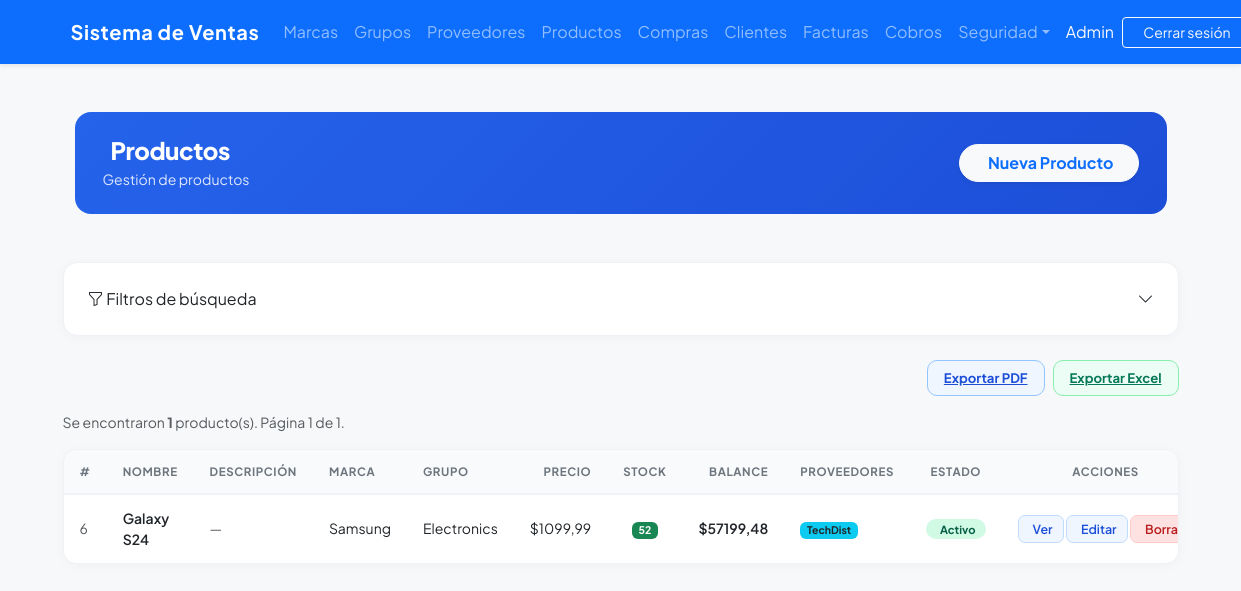
The page /products/ (signed in) on the database as committed earlier.
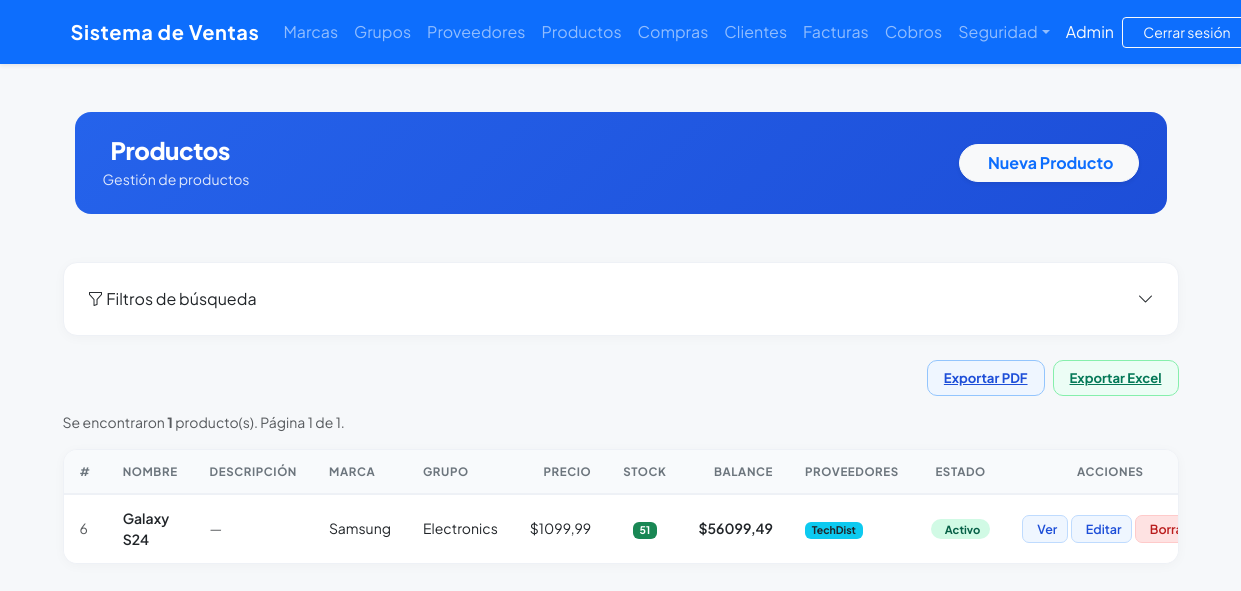
The same page on the database as committed later.
### billing/models.py (models this page shows, shortened)
class Product(models.Model):
    name = models.CharField(max_length=200, verbose_name='Nombre del Producto')
    description = models.TextField(blank=True, null=True, verbose_name = 'Descripción')
    brand = models.ForeignKey(Brand, on_delete=models.PROTECT, related_name='productos', verbose_name = 'Marca')
    group = models.ForeignKey(ProductGroup, on_delete=models.PROTECT, related_name='Grupos', verbose_name = 'Grupo')
    suppliers = models.ManyToManyField(Supplier, related_name='products', blank=True, verbose_name = 'Proveedores')
    unit_price = models.DecimalField(max_digits=12, decimal_places=2, verbose_name = 'Precio Unitario')
    stock = models.IntegerField(default=0, verbose_name = 'Stock')
    is_active = models.BooleanField(default=True, verbose_name = 'Activo')
    image = models.ImageField(upload_to='products/', blank=True, null=True, verbose_name='Imagen')
    created_at = models.DateTimeField(auto_now_add=True, verbose_name = 'Creado el')
    updated_at = models.DateTimeField(auto_now=True, verbose_name = 'Actualizado el')
    class Meta:
        verbose_name = 'Producto'
        verbose_name_plural = 'Productos'
        ordering = ['name']
    @property
    def balance(self):
        return self.unit_price * self.stock

class Brand(models.Model):
    name = models.CharField(max_length=100, unique=True, verbose_name='Nombre de la Marca')
    description = models.TextField(blank=True, null=True, verbose_name = 'Descripción')
    is_active = models.BooleanField(default=True, verbose_name = 'Activo')
    created_at = models.DateTimeField(auto_now_add=True, verbose_name = 'Creado el')
    updated_at = models.DateTimeField(auto_now=True, verbose_name = 'Actualizado el')
    class Meta:
        verbose_name = 'Marca'
        verbose_name_plural = 'Marcas'
        ordering = ['name']

class ProductGroup(models.Model):
    name = models.CharField(max_length=100, unique=True, verbose_name='Nombre del Grupo')
    is_active = models.BooleanField(default=True, verbose_name = 'Activo')
    created_at = models.DateTimeField(auto_now_add=True, verbose_name = 'Creado el')
    updated_at = models.DateTimeField(auto_now=True, verbose_name = 'Actualizado el')
    class Meta:
        verbose_name = 'Grupo de Productos'
        verbose_name_plural = 'Grupos de Productos'
        ordering = ['name']

### billing/views.py (the view, shortened to what this page needs)
# urls.py: path('products/', views.ProductListView.as_view(), name='product_list'),
class ProductListView(LoginRequiredMixin,GroupRequiredMixin, ExportMixin, ListView):
    group_required = ['Administrador', 'Analista de Compras']
    export_filename = 'productos'
    export_fields = [
        ('id', 'ID'),
        ('name', 'Nombre del Producto'),
        ('description', 'Descripción'),
        ('brand.name', 'Marca'),
        ('group.name', 'Grupo'),
        ('unit_price', 'Precio'),
        ('stock', 'Stock'),
        ('balance', 'Balance'),
        ('suppliers', 'Proveedores'),
        ('is_active', 'Estado')
    ]
    """
    Lista de productos con filtros individuales por campo y pagineo.

    Filtros disponibles (GET params):
      - name          : texto libre → icontains sobre name
      - description   : texto libre → icontains sobre description
      - brand         : id (int)    → FK exacta
      - group         : id (int)    → FK exacta
      - supplier      : id (int)    → M2M exacta
      - price_min     : decimal     → unit_price >=
      - price_max     : decimal     → unit_price <=
      - stock_min     : int         → stock >=
      - stock_max     : int         → stock <=
      - is_active     : 'true'/'false'/''/None → BooleanField
    """
    model = Product
    template_name = 'billing/product_list.html'
    context_object_name = 'items'
    paginate_by = 10
    def get_queryset(self):
        qs = (
            Product.objects
            .select_related('brand', 'group')
            .prefetch_related('suppliers')
        )
        p = self.request.GET
        if p.get('name'):
            qs = qs.filter(name__icontains=p['name'])
        if p.get('description'):
            qs = qs.filter(description__icontains=p['description'])
        if p.get('brand'):
            qs = qs.filter(brand_id=p['brand'])
        if p.get('group'):
            qs = qs.filter(group_id=p['group'])
        if p.get('supplier'):
            qs = qs.filter(suppliers__id=p['supplier'])
        if p.get('price_min'):
            try:
                qs = qs.filter(unit_price__gte=Decimal(p['price_min']))
            except Exception:
                pass
        if p.get('price_max'):
            try:
                qs = qs.filter(unit_price__lte=Decimal(p['price_max']))
            except Exception:
                pass
        if p.get('stock_min'):
            try:
                qs = qs.filter(stock__gte=int(p['stock_min']))
            except Exception:
                pass
        if p.get('stock_max'):
            try:
                qs = qs.filter(stock__lte=int(p['stock_max']))
            except Exception:
                pass
        is_active = p.get('is_active', '')
        if is_active == 'true':
            qs = qs.filter(is_active=True)
        elif is_active == 'false':
            qs = qs.filter(is_active=False)
        return qs.distinct()
    def get_context_data(self, **kwargs):
        ctx = super().get_context_data(**kwargs)
        ctx['brands']    = Brand.objects.filter(is_active=True).order_by('name')
        ctx['groups']    = ProductGroup.objects.filter(is_active=True).order_by('name')
        ctx['suppliers'] = Supplier.objects.filter(is_active=True).order_by('name')
        ctx['filter'] = self.request.GET
        ALL_COLUMNS = [
            ('id', 'ID'),
            ('name', 'Nombre del Producto'),
            ('description', 'Descripción'),
            ('brand.name', 'Marca'),
            ('group.name', 'Grupo'),
            ('unit_price', 'Precio'),
            ('stock', 'Stock'),
            ('balance', 'Balance'),
            ('suppliers', 'Proveedores'),
            ('is_active', 'Estado')
        ]
        ctx['available_columns'] = ALL_COLUMNS
        columns = self.request.GET.getlist('columns')
        if not columns:
            columns = [c[0] for c in ALL_COLUMNS]
        ctx['selected_columns'] = columns
        filter_keys = ['name', 'description', 'brand', 'group', 'supplier', 'price_min', 'price_max', 'stock_min', 'stock_max', 'is_active']
        ctx['has_active_filters'] = any(self.request.GET.get(k) for k in filter_keys)
        params = self.request.GET.copy()
        params.pop('page', None)
        ctx['query_string'] = params.urlencode()
        return ctx

### security/templatetags/security_tags.py (called while the page is built)
@register.filter(name='has_group')
def has_group(user, group_name):
    if not user.is_authenticated:
        return False
    if user.is_superuser:      # el superusuario ve todo
        return True
    return user.groups.filter(name=group_name).exists()

### shared/mixins.py (called while the page is built, shortened)
    def get(self, request, *args, **kwargs):
        export_format = request.GET.get('export')
        return super().get(request, *args, **kwargs)

    def get_context_data(self, **kwargs):
        ctx = super().get_context_data(**kwargs)
        params = self.request.GET.copy()
        params.pop('page', None)
        ctx['query_string'] = params.urlencode()
        fields = self.export_fields
        if not fields:
            fields = [(f.name, str(f.verbose_name).capitalize()) for f in self.model._meta.fields]
        ctx['available_columns'] = fields
        selected = self.request.GET.getlist('columns')
        if not selected:
            selected = [f[0] for f in fields]
        ctx['selected_columns'] = selected
        return ctx

### billing/templates/billing/product_list.html (shortened to what the changed rows need)
{% extends 'billing/base.html' %}
{% block content %}
<div class="container-fluid py-4">
  <div class="page-header d-flex justify-content-between align-items-center mb-4">
    <div>
      <h1>Productos</h1>
    </div>
  </div>
</div>
<div class="products-table">
  <table class="table mb-0">
    <thead>
      <tr>
        {% if 'id' in selected_columns %}<th style="width: 60px;">#</th>{% endif %}
        {% if 'name' in selected_columns %}<th>Nombre</th>{% endif %}
        {% if 'description' in selected_columns %}<th>Descripción</th>{% endif %}
        {% if 'brand.name' in selected_columns %}<th>Marca</th>{% endif %}
        {% if 'group.name' in selected_columns %}<th>Grupo</th>{% endif %}
        {% if 'unit_price' in selected_columns %}<th class="text-end">Precio</th>{% endif %}
        {% if 'stock' in selected_columns %}<th class="text-center">Stock</th>{% endif %}
        {% if 'balance' in selected_columns %}<th class="text-end">Balance</th>{% endif %}
        {% if 'suppliers' in selected_columns %}<th>Proveedores</th>{% endif %}
        {% if 'is_active' in selected_columns %}<th class="text-center">Estado</th>{% endif %}
        <th class="text-center">Acciones</th>
      </tr>
    </thead>
    <tbody>
      {% for item in items %}
      <tr>
        {% if 'id' in selected_columns %}
        <td class="text-muted small">{{ item.pk }}</td>
        {% endif %}
        {% if 'name' in selected_columns %}
        <td class="fw-semibold">{{ item.name }}</td>
        {% endif %}
        {% if 'description' in selected_columns %}
        <td class="text-muted small">
          {% if item.description %}
            {{ item.description|truncatechars:60 }}
          {% else %}
            <span class="text-muted fst-italic">—</span>
          {% endif %}
        </td>
        {% endif %}
        {% if 'brand.name' in selected_columns %}
        <td>{{ item.brand.name }}</td>
        {% endif %}
        {% if 'group.name' in selected_columns %}
        <td>{{ item.group.name }}</td>
        {% endif %}
        {% if 'unit_price' in selected_columns %}
        <td class="text-end">${{ item.unit_price }}</td>
        {% endif %}
        {% if 'stock' in selected_columns %}
        <td class="text-center">
          {% if item.stock <= 5 %}
            <span class="badge bg-danger">{{ item.stock }}</span>
          {% elif item.stock <= 20 %}
            <span class="badge bg-warning text-dark">{{ item.stock }}</span>
          {% else %}
            <span class="badge bg-success">{{ item.stock }}</span>
          {% endif %}
        </td>
        {% endif %}
        {% if 'balance' in selected_columns %}
        <td class="text-end fw-semibold">${{ item.balance }}</td>
        {% endif %}
        {% if 'suppliers' in selected_columns %}
        <td>
          {% for s in item.suppliers.all %}
            <span class="badge bg-info text-dark">{{ s.name }}</span>
          {% empty %}
            <span class="text-muted fst-italic">Ninguno</span>
          {% endfor %}
        </td>
        {% endif %}
        {% if 'is_active' in selected_columns %}
        <td class="text-center">
          {% if item.is_active %}
            <span class="badge-active">Activo</span>
          {% else %}
            <span class="badge-inactive"><i class="fas fa-circle me-1" style="font-size:.4rem;"></i>Inactivo</span>
          {% endif %}
        </td>
        {% endif %}
        <td class="text-center text-nowrap">
          <a href="{% url 'billing:product_detail' item.pk %}" class="btn-view" title="Ver Detalle">
            Ver
          </a>
          <a href="{% url 'billing:product_update' item.pk %}" class="btn-edit">Editar</a>
          <a href="{% url 'billing:product_delete' item.pk %}" class="btn-del">Borrar</a>
        </td>
      </tr>
      {% empty %}
      <tr>
        <td colspan="{{ selected_columns|length|add:1 }}" class="text-center py-4 text-muted">
          No se encontraron productos con los filtros aplicados.
        </td>
      </tr>
      {% endfor %}
    </tbody>
  </table>
</div>
</div>
{% endblock %}

Rows that differ between the two databases and show on the page:
changed Product "Galaxy S24": stock "52" → "51"; balance "57199,48" → "56099,49"
